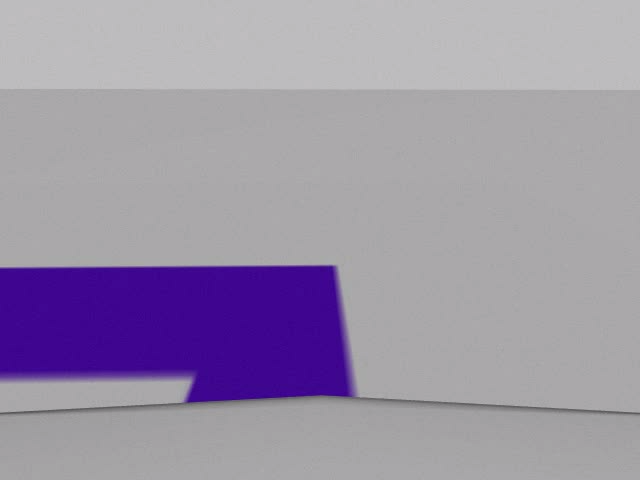
#> input picture my_prius/screenshot/left.png, 640 x 480 px, found by its file name
$ python lane_detection_frame.py
#> lines starting #> are read from the running program, lines starting #| are printed output that depends on the picture; after the words box and inside, x2 and y2 are one past the last pixel; in counts of white or black regions, pixels touching at a corner belong together
####
# - Main purpse is Process A single frame to extract
#   line and frame mid points using image processing techniques
# - This scripts is Simple opencv Python based no ROS involved
#
#  Written by Muhammad Luqman
#  ros2,FOXY
#  13/6/21
#
###
#!/usr/bin/env python3
import cv2
import numpy

## Reading the image
image = cv2.imread('/home/utk/ros2_ws/src/my_prius/screenshot/left.png')
#> image is the input picture: shape (480, 640, 3); mean B, G, R 168.8, 148.5, 157.6
    ##### Segmentation
## Defining the color Upper bound and Lower bound limits to extract
light_line = numpy.array([50,50,50])
dark_line = numpy.array([200,200,200])
mask = cv2.inRange(image, light_line,dark_line)
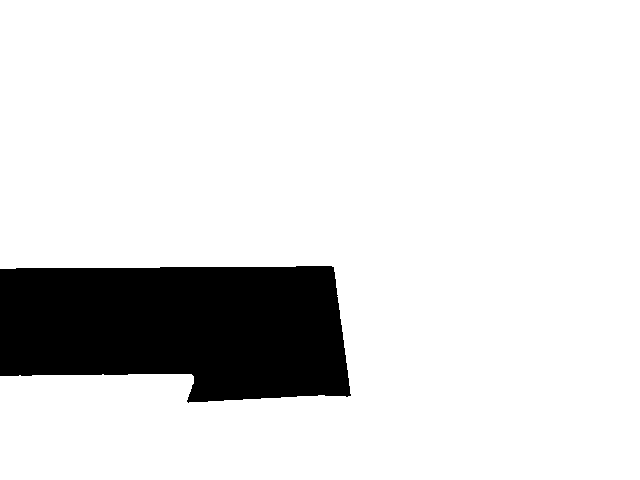
#> mask: shape (480, 640); 86.9% white; 1 black region, box (x1, y1, x2, y2) and area: (0, 266, 351, 403) 40330

    ##### Boundaries Extraction
## applying the canny edge dector function
canny= cv2.Canny(mask,40,10)
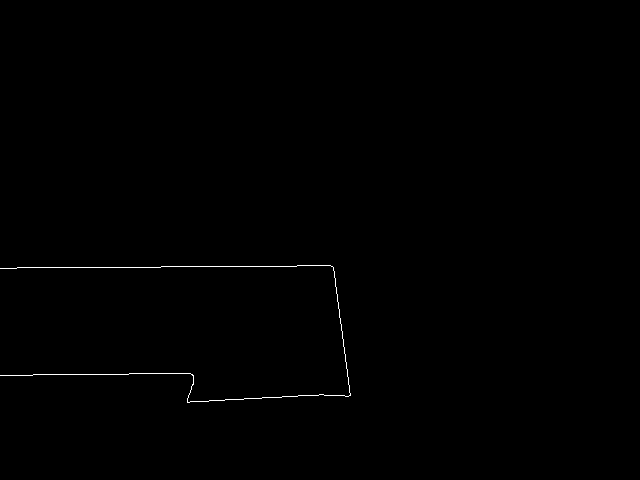
#> canny: shape (480, 640); 0.28% white in thin lines or dots, all inside (x1, y1, x2, y2) = (0, 265, 351, 403)
## Cropping the image
r1=280;c1=0
width = 640
height = 110
img = canny[r1:r1 + height, c1:c1 + width]
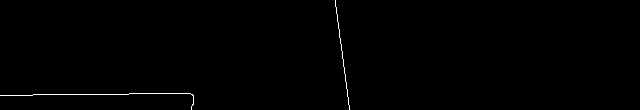
#> img: shape (110, 640); 0.45% white in thin lines or dots, all inside (x1, y1, x2, y2) = (0, 0, 350, 110)


   ##### Finding Line  Mid point
# Visually finding the perfect Row to fix for mid points
# by setting all values to be light
edge=[]
for i in range (width):
    if(img[int(height/2),i]==255):
        edge.append(i)
#> after the loop, edge = [342]
print(edge)
#| [342]

# Ensure there are enough edge points
if len(edge) < 2:
    print("Left_Turn")
    mid_point = None
else:
    # We only need two points: one from left line and one from right line
    if len(edge) == 4:
        edge[0] = edge[0]
        edge[1] = edge[2]
    elif len(edge) == 3:
        if edge[1] - edge[0] > 5:  # meaning idx(0) and idx(1) are ok [193, 506, 507]
            edge[0] = edge[0]
            edge[1] = edge[1]
        else:  # [193, 194, 507]
            edge[0] = edge[0]
            edge[1] = edge[2]

    # Calculate mid_area and mid_point only if edge has 2 elements
    if len(edge) >= 2:
        mid_area = (edge[1] - edge[0])
        mid_point = edge[0] + (mid_area / 2)
        img[int(height/2), int(mid_point)] = 255
    else:
        print("Left_Turn")
        mid_point = None

# Finding Frame Midpoint
frame_mid = width / 2

# Controlling the car process
if mid_point is not None:
    error = frame_mid - mid_point
    action = "Go Right" if error < 0 else "Go Left"
else:
    error = None
    action = "Left_Turn"

# More apparent mid frame pixel
img[int(height/2), int(frame_mid)] = 255
img[int(height/2)-1, int(frame_mid)] = 255
img[int(height/2)+1, int(frame_mid)] = 255

# Writing on the Frame as output for better understanding
f_image = cv2.putText(img, action, (50, 50), cv2.FONT_HERSHEY_SIMPLEX, 1, (255, 0, 0), 2, cv2.LINE_AA)
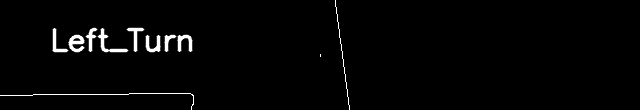
#> f_image: shape (110, 640); min 0, max 255, mean 5

print("Error", error, " / Frame_mid", frame_mid, " / Mid_point", mid_point)

cv2.imshow('output image', f_image)
cv2.waitKey(0)
cv2.destroyAllWindows()

$ run again, with my_prius/screenshot/forward.png copied over my_prius/screenshot/left.png
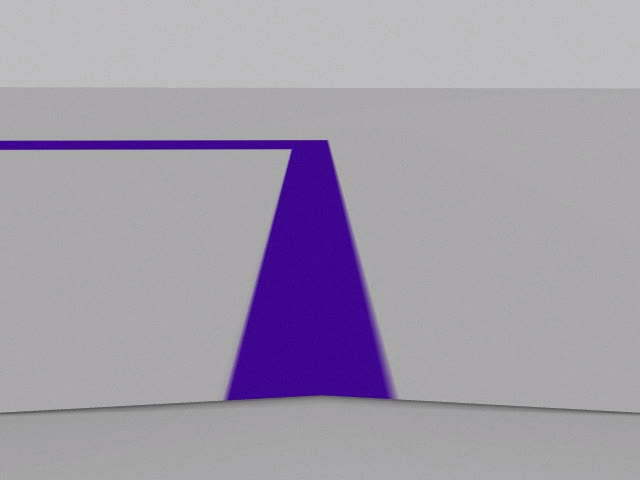
#> input picture my_prius/screenshot/forward.png, 640 x 480 px, found by its file name
#> image is the input picture: shape (480, 640, 3); mean B, G, R 169.7, 155.2, 161.9
#> `mask = cv2.inRange(image, light_line,dark_line)`:
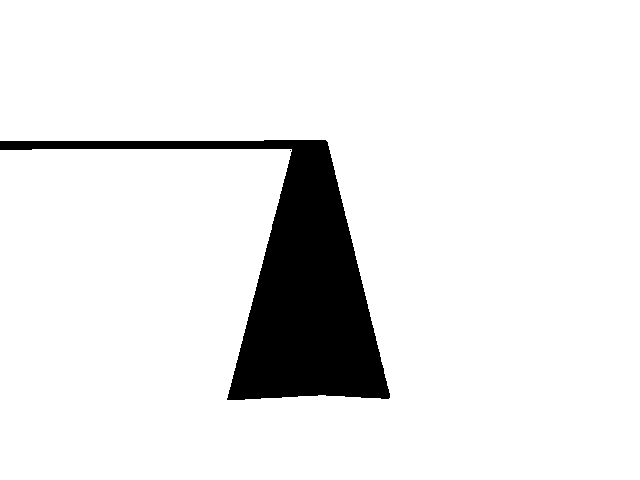
#> mask: shape (480, 640); 91% white; 2 black regions (1 under 20 px), largest, box (x1, y1, x2, y2) and area: (0, 140, 390, 400) 27537
#> canny: shape (480, 640); 0.42% white in thin lines or dots, all inside (x1, y1, x2, y2) = (0, 139, 390, 400)
#> `img = canny[r1:r1 + height, c1:c1 + width]`:
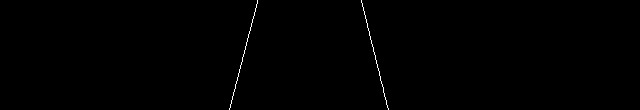
#> img: shape (110, 640); 0.31% white in thin lines or dots, all inside (x1, y1, x2, y2) = (229, 0, 389, 110)
#> after the loop `for i in range (width):`: edge = [243, 375]
#| [243, 375]
#> mid_area = 132
#> mid_point = 309
#> error = 11
#> action = 'Go Left'
#| Error 11.0  / Frame_mid 320.0  / Mid_point 309.0
